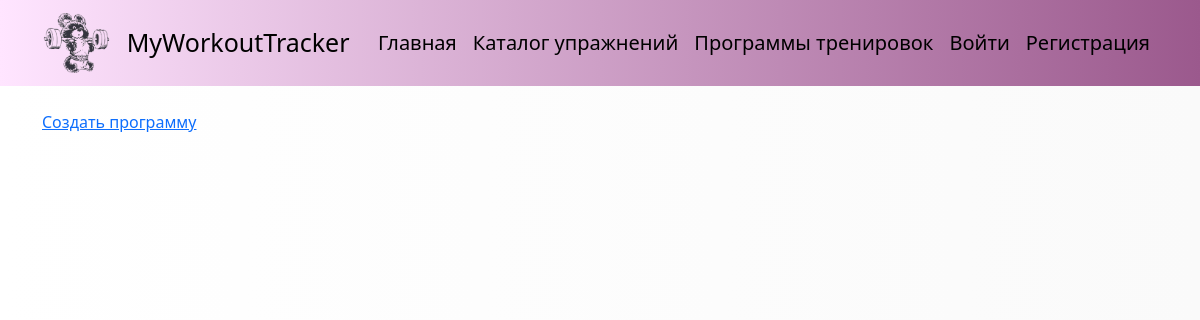
Page /tracker/programs/ on the earlier database version.
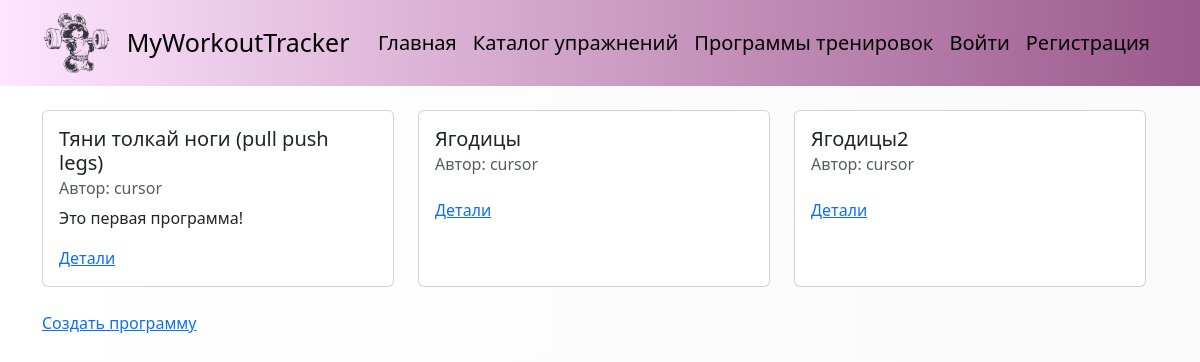
Same page on the later database version.
### tracker/models.py (models this page shows, shortened)
class Program(models.Model):
    title = models.CharField(max_length=100)
    description = models.TextField(blank=True, null=True)
    slug = models.SlugField(max_length=100, unique=True)
    user = models.ForeignKey(to=get_user_model(), on_delete=models.CASCADE)
    is_published = models.BooleanField(default=False)
    program_category = models.ForeignKey(to='ProgramCategory', on_delete=models.SET_NULL, null=True, blank=True)
    period = models.ForeignKey(to='ProgramPeriod', on_delete=models.RESTRICT)

### users/models.py (models this page shows)
class User(AbstractUser):
    photo = models.ImageField(upload_to=get_photo_path, blank=True,
                              null=True, verbose_name='Photo')
    date_birth = models.DateField(blank=True, null=True,
                                      verbose_name='Birth date', )
    def __str__(self):
        return f'{self.username}'

### tracker/views.py (the view)
# urls.py: path('programs/', views.Programs.as_view(), name='programs'),
class Programs(ListView):
    context_object_name = 'programs'
    template_name = 'tracker/programs.html'
    def get_queryset(self):
        return Program.objects.filter(is_published=True)

### users/context_processors.py (called while the page is built)
def get_workout_context(req):
    return {'menu': menu}

### tracker/templates/tracker/programs.html
{% extends 'base.html' %}
{% block content %}
<div class="container my-4">
    <div class="row g-4">
    {% for pr in programs %}
        <div class="col-auto">
            <div class="card h-100" style="width: 22rem;">
              <div class="card-body d-flex flex-column text-start">
                <h5 class="card-title">{{ pr.title }}</h5>
                <h6 class="card-subtitle mb-2 text-body-secondary">Автор: {{ pr.user }}</h6>
                <p class="card-text">{{ pr.description }}</p>
                <span>
                {% if pr.period.id == 1 %}
                <a href="{% url 'tracker:week_program_view' pr.slug %}" class="card-link" style="margin-top: auto;">Детали</a>
                {% else %}
                <a href="{% url 'tracker:day_program_view' pr.slug %}" class="card-link" style="margin-top: auto;">Детали</a>
                {% endif %}
                </span>
              </div>
            </div>
        </div>
    {% endfor %}
    </div>
    <div class="row my-4">
        <a href="{% url 'tracker:create_program' %}">Создать программу</a>
    </div>
</div>
{% endblock %}

### templates/base.html (shortened to what this page needs)
{% load static %}
<!DOCTYPE html>
<html lang="en">
<head>
    <link href="https://cdn.jsdelivr.net/npm/bootstrap@5.3.2/dist/css/bootstrap.min.css" rel="stylesheet">
    <link type="text/css" href="{% static 'workout/css/styles.css' %}" rel="stylesheet">
</head>
<body style="">
    {% block menu %}
    <nav class="navbar navbar-expand-lg" style="background-color: #fff5f7;">
        <div class="container">
            <a class="navbar-brand" href="{% url 'home' %}">
            <img src="{% static 'workout/images/main.png' %}" alt="img" width=auto" height="60">
            </a>
            <a href="{% url 'home' %}" class="navbar-brand">MyWorkoutTracker</a>
            <div class="collapse navbar-collapse" id="navbarSupportedContent">
                <ul class="navbar-nav  ms-auto">
                    {% for m in menu %}
                    <li class="nav-item">
                        <a class="nav-link" href="{% url m.url %}">{{ m.name }}</a>
                    </li>
                    {% endfor %}
                    {% if user.is_authenticated %}
                    <li class="nav-item">
                        <a class="nav-link" href="{% url 'tracker:archive_week' %}">Дневник</a>
                    </li>
                    <li class="nav-item">
                        <a class="nav-link" href="{% url 'users:profile' %}">{{ user.username }}</a>
                    </li>
                    <li class="nav-item">
                        <a class="nav-link" href="{% url 'users:logout' %}">Выйти</a>
                    </li>
                    {% else %}
                    <li class="nav-item">
                        <a class="nav-link" href="{% url 'users:login' %}">Войти</a>
                    </li>
                    <li class="nav-item">
                        <a class="nav-link" href="{% url 'users:register' %}">Регистрация</a>
                    </li>
                    {% endif %}
                </ul>
            </div>
        </div>
    </nav>
    {% endblock %}
    <div class="container-fluid my-2">
    {% block content %}
    {% endblock %}
    </div>
</body>
</html>

### workout/static/workout/css/styles.css (style rules this page uses)
body, .navbar { background-color: rgb(255, 87, 160, 0.1); background: -webkit-linear-gradient(90deg, #ffe5ff,#9b598d); background: linear-gradient(90deg, #ffe5ff,#9b598d); color: #000000; }
.nav-link { color: #000000; }
body { background: -webkit-linear-gradient(90deg, #ffffff,#fafafa); background: linear-gradient(90deg, #ffffff,#fafafa); }
nav { font-size: 20px; }
.navbar-brand { font-size: 25px; }

Differences in the rows shown:
added Program: title "Тяни толкай ноги (pull push legs)", user "cursor", description "Это первая программа!", shows "Детали"
added Program: title "Ягодицы", user "cursor", shows "Детали"
added Program: title "Ягодицы2", user "cursor", shows "Детали"
